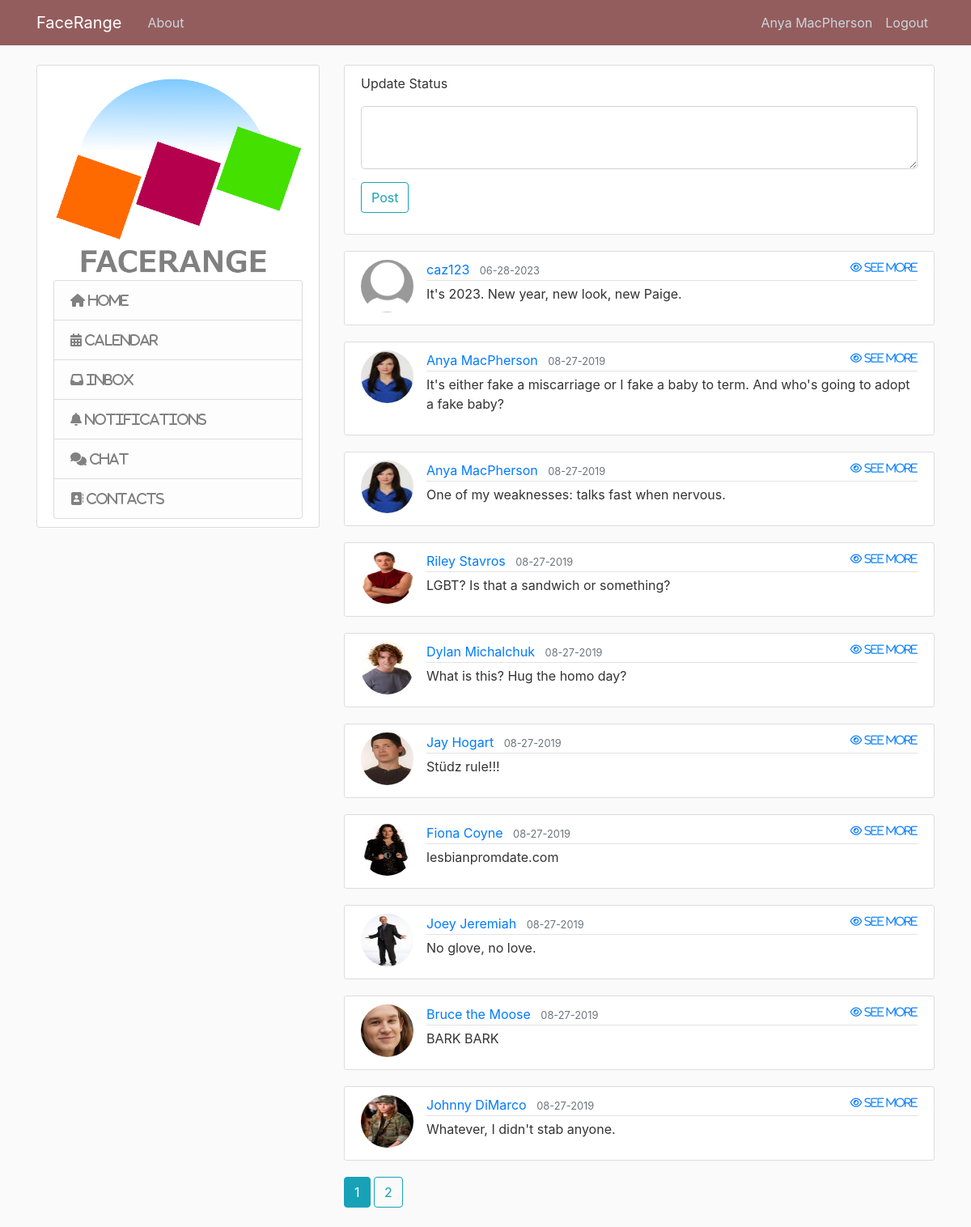
The app's page /home (signed in) with its own data.
### facerange/models.py (models this page shows, shortened)
class User(db.Model, UserMixin):
    id = db.Column(db.Integer, primary_key=True)
    username = db.Column(db.String(20), unique=True, nullable=False)
    email = db.Column(db.String(120), unique=True, nullable=False)
    image_file = db.Column(db.String(20), nullable=False, default='default.jpg')
    password = db.Column(db.String(60), nullable=False)
    posts = db.relationship('Post', backref='author', lazy=True)

class Post(db.Model):
    id = db.Column(db.Integer, primary_key=True)
    date_posted = db.Column(db.DateTime, nullable=False, default=datetime.utcnow)
    content = db.Column(db.Text, nullable=False)
    user_id = db.Column(db.Integer, db.ForeignKey('user.id'), nullable=False)

### facerange/posts/routes.py (the view)
@posts.route("/home", methods=['GET', 'POST'])
@login_required
def home():
    page = request.args.get('page', 1, type=int)
    post = Post.query.order_by(Post.date_posted.desc()).paginate(page=page, per_page=10)
    form = PostForm()
    if form.validate_on_submit():
        post = Post(content=form.content.data, author=current_user)
        db.session.add(post)
        db.session.commit()
        return redirect(url_for('posts.home'))
    return render_template('home.html', form=form, posts=post)

### facerange/posts/forms.py
class PostForm(FlaskForm):
    content = TextAreaField('Content', validators=[DataRequired()])
    submit = SubmitField('Post')

### facerange/models.py (called while the page is built)
@login_manager.user_loader
def load_user(user_id):
    return User.query.get(int(user_id))

### facerange/templates/home.html (shortened to what this page needs)
{% extends 'layout.html' %}
{% block content %}
<div class="content-section">
  <form method="POST" action="{{ url_for('posts.home') }}">
          <div class="form-group">
            <p class="form-control-label">Update Status</p>
              {% if form.content.errors %}
                  {{ form.content(class="form-control form-control-lg is-invalid") }}
                  <div class="invalid-feedback">
                      {% for error in form.content.errors %}
                          <span>{{ error }}</span>
                      {% endfor %}
                  </div>
              {% else %}
                  {{ form.content(class="form-control form-control-lg") }}
              {% endif %}
          </div>
      <div class="form-group">
          {{ form.submit(class="btn btn-outline-info") }}
      </div>
  </form>
</div>
    {% for post in posts.items%}
        <article class="media content-section">
          <img class="rounded-circle article-img" src="{{ url_for('static', filename='profile_pics/' + post.author.image_file) }}" alt="">
            <div class="media-body">
              <div class="article-metadata">
                <a class="mr-2" href="{{ url_for('users.user_posts', username=post.author.username) }}">{{ post.author.username }}</a>
                <small class="text-muted">{{ post.date_posted.strftime('%m-%d-%Y') }}</small>
                <small class="float-right"><a href="{{ url_for('posts.post', post_id=post.id) }}"><i class="far fa-eye">  See More</i></a></small>
              </div>
              <p>{{ post.content }}</p></a>
            </div>
        </article>
    {% endfor %}
    {% for page_num in posts.iter_pages(left_edge=1, right_edge=1, left_current=1, right_current=2) %}
      {% if page_num %}
        {% if posts.page == page_num %}
          <a class="btn btn-info mb-4" href="{{ url_for('posts.home', page=page_num) }}">{{ page_num }}</a>
          {% else %}
          <a class="btn btn-outline-info mb-4" href="{{ url_for('posts.home', page=page_num) }}">{{ page_num }}</a>
        {% endif %}
      {% else %}
        ...
      {% endif %}
    {% endfor %}
{% endblock content%}

### facerange/templates/layout.html (shortened to what this page needs)
<!DOCTYPE html>
<html lang="en">
<head>
    <link rel="stylesheet" href="https://stackpath.bootstrapcdn.com/bootstrap/4.3.1/css/bootstrap.min.css">
    <link rel="stylesheet" href="{{ url_for('static', filename='main.css') }}">
</head>
<body>
    <header class="site-header">
        <nav class="navbar navbar-expand-md navbar-dark bg-steel fixed-top">
            <div class="container">
            <a class="navbar-brand mr-4" href="{{ url_for('posts.home') }}">FaceRange</a>
            <div class="collapse navbar-collapse" id="navbarToggle">
                <div class="navbar-nav mr-auto">
                    <a class="nav-item nav-link" href="{{ url_for('main.about') }}">About</a>
                </div>
                <div class="navbar-nav">
                {% if current_user.is_authenticated %}
                <a class="nav-item nav-link" href="{{ url_for('users.account') }}">{{ current_user.username }}</a>
                <a class="nav-item nav-link" href="{{ url_for('users.logout') }}">Logout</a>
                {% else %}
                    <a class="nav-item nav-link" href="{{ url_for('users.register') }}">Register</a>
                    <a class="nav-item nav-link" href="{{ url_for('users.login') }}">Login</a>
                {% endif %}
                </div>
            </div>
            </div>
        </nav>
    </header>
    <main role="main" class="container">
    <div class="row">
        <div class="col-md-4">
            <div class="content-section">
                <img src="../static/images/Facerange_logo.png" class="img-fluid" alt="FaceRange" style="max-width: 100%; height: auto;">
                <ul class="list-group">
                    <li class="list-group-item list-group-item-light"><i class="fas fa-home"> Home</i></li>
                    <li class="list-group-item list-group-item-light"><i class="fas fa-calendar-alt"> Calendar</i></li>
                    <li class="list-group-item list-group-item-light"><i class="fas fa-inbox"> Inbox</i></li>
                    <li class="list-group-item list-group-item-light"><i class="fas fa-bell"> Notifications</i></li>
                    <li class="list-group-item list-group-item-light"><i class="fas fa-comments"> Chat</i></li>
                    <li class="list-group-item list-group-item-light"><i class="fas fa-address-book"> Contacts</i></li>
                </ul>
            </div>
        </div>
        <div class="col-md-8">
            {% block content %}{% endblock %}
        </div>
    </div>
    </main>
</body>
</html>

### facerange/static/main.css (style rules this page uses)
body { background: #fafafa; color: #333333; margin-top: 5rem; }
.bg-steel { background-color: #945d5d; }
.site-header .navbar-nav .nav-link { color: #cbd5db; }
.content-section { background: #ffffff; padding: 10px 20px; border: 1px solid #dddddd; border-radius: 3px; margin-bottom: 20px; }
.article-img { height: 65px; width: 65px; margin-right: 16px; }
.article-metadata { padding-bottom: 1px; margin-bottom: 4px; border-bottom: 1px solid #e3e3e3 }

### records on screen
User: username "Anya MacPherson"
Post: image_file (placeholder picture), author.username "caz123", date_posted "06-28-2023", content "It's 2023. New year, new look, new Paige."
Post: image_file (picture), author.username "Anya MacPherson", date_posted "08-27-2019", content "It's either fake a miscarriage or I fake a baby to term. And who's going to adopt a fake baby?"
Post: image_file (picture), author.username "Anya MacPherson", date_posted "08-27-2019", content "One of my weaknesses: talks fast when nervous."
Post: image_file (picture), author.username "Riley Stavros", date_posted "08-27-2019", content "LGBT? Is that a sandwich or something?"
Post: image_file (picture), author.username "Dylan Michalchuk", date_posted "08-27-2019", content "What is this? Hug the homo day?"
Post: image_file (picture), author.username "Jay Hogart", date_posted "08-27-2019", content "Stüdz rule!!!"
Post: image_file (picture), author.username "Fiona Coyne", date_posted "08-27-2019", content "lesbianpromdate.com"
Post: image_file (picture), author.username "Joey Jeremiah", date_posted "08-27-2019", content "No glove, no love."
Post: image_file (picture), author.username "Bruce the Moose", date_posted "08-27-2019", content "BARK BARK"
Post: image_file (picture), author.username "Johnny DiMarco", date_posted "08-27-2019", content "Whatever, I didn't stab anyone."

### other values on screen
{{ page_num }} "1"
{{ page_num }} "2"
